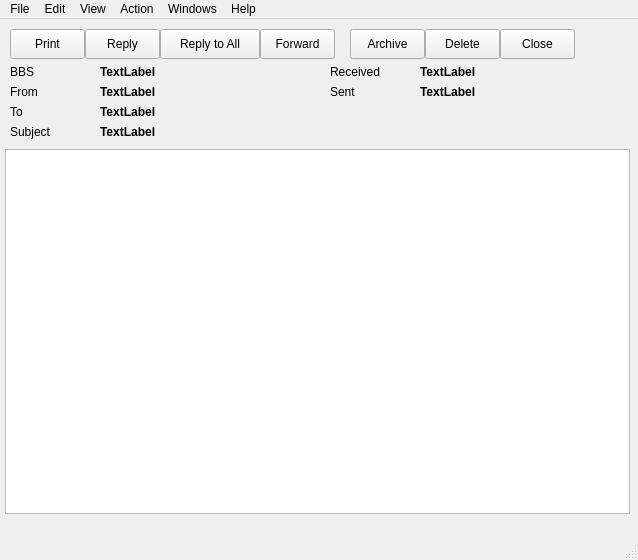
<?xml version="1.0" encoding="UTF-8"?>
<ui version="4.0">
 <class>ReadMessageDialogClass</class>
 <widget class="QMainWindow" name="ReadMessageDialogClass">
  <property name="geometry">
   <rect>
    <x>0</x>
    <y>0</y>
    <width>638</width>
    <height>560</height>
   </rect>
  </property>
  <property name="windowTitle">
   <string>ReadMessageDialog</string>
  </property>
  <widget class="QWidget" name="centralWidget">
   <widget class="QPlainTextEdit" name="cMessageBody">
    <property name="geometry">
     <rect>
      <x>5</x>
      <y>130</y>
      <width>625</width>
      <height>365</height>
     </rect>
    </property>
   </widget>
   <widget class="QLabel" name="label">
    <property name="geometry">
     <rect>
      <x>10</x>
      <y>45</y>
      <width>90</width>
      <height>16</height>
     </rect>
    </property>
    <property name="text">
     <string>BBS</string>
    </property>
   </widget>
   <widget class="QLabel" name="cBbs">
    <property name="geometry">
     <rect>
      <x>100</x>
      <y>45</y>
      <width>200</width>
      <height>16</height>
     </rect>
    </property>
    <property name="font">
     <font>
      <bold>true</bold>
     </font>
    </property>
    <property name="text">
     <string>TextLabel</string>
    </property>
   </widget>
   <widget class="QLabel" name="label_3">
    <property name="geometry">
     <rect>
      <x>10</x>
      <y>65</y>
      <width>90</width>
      <height>16</height>
     </rect>
    </property>
    <property name="text">
     <string>From</string>
    </property>
   </widget>
   <widget class="QLabel" name="cFrom">
    <property name="geometry">
     <rect>
      <x>100</x>
      <y>65</y>
      <width>200</width>
      <height>16</height>
     </rect>
    </property>
    <property name="font">
     <font>
      <bold>true</bold>
     </font>
    </property>
    <property name="text">
     <string>TextLabel</string>
    </property>
   </widget>
   <widget class="QLabel" name="label_5">
    <property name="geometry">
     <rect>
      <x>10</x>
      <y>85</y>
      <width>90</width>
      <height>16</height>
     </rect>
    </property>
    <property name="text">
     <string>To</string>
    </property>
   </widget>
   <widget class="QLabel" name="cTo">
    <property name="geometry">
     <rect>
      <x>100</x>
      <y>85</y>
      <width>200</width>
      <height>16</height>
     </rect>
    </property>
    <property name="font">
     <font>
      <bold>true</bold>
     </font>
    </property>
    <property name="text">
     <string>TextLabel</string>
    </property>
   </widget>
   <widget class="QLabel" name="label_7">
    <property name="geometry">
     <rect>
      <x>10</x>
      <y>105</y>
      <width>90</width>
      <height>16</height>
     </rect>
    </property>
    <property name="text">
     <string>Subject</string>
    </property>
   </widget>
   <widget class="QLabel" name="cSubject">
    <property name="geometry">
     <rect>
      <x>100</x>
      <y>105</y>
      <width>525</width>
      <height>16</height>
     </rect>
    </property>
    <property name="font">
     <font>
      <bold>true</bold>
     </font>
    </property>
    <property name="text">
     <string>TextLabel</string>
    </property>
   </widget>
   <widget class="QLabel" name="label_9">
    <property name="geometry">
     <rect>
      <x>330</x>
      <y>45</y>
      <width>90</width>
      <height>16</height>
     </rect>
    </property>
    <property name="text">
     <string>Received</string>
    </property>
   </widget>
   <widget class="QLabel" name="cReceived">
    <property name="geometry">
     <rect>
      <x>420</x>
      <y>45</y>
      <width>200</width>
      <height>16</height>
     </rect>
    </property>
    <property name="font">
     <font>
      <bold>true</bold>
     </font>
    </property>
    <property name="text">
     <string>TextLabel</string>
    </property>
   </widget>
   <widget class="QLabel" name="cSent">
    <property name="geometry">
     <rect>
      <x>420</x>
      <y>65</y>
      <width>200</width>
      <height>16</height>
     </rect>
    </property>
    <property name="font">
     <font>
      <bold>true</bold>
     </font>
    </property>
    <property name="text">
     <string>TextLabel</string>
    </property>
   </widget>
   <widget class="QLabel" name="label_12">
    <property name="geometry">
     <rect>
      <x>330</x>
      <y>65</y>
      <width>90</width>
      <height>16</height>
     </rect>
    </property>
    <property name="text">
     <string>Sent</string>
    </property>
   </widget>
   <widget class="QPushButton" name="pushButton">
    <property name="geometry">
     <rect>
      <x>10</x>
      <y>10</y>
      <width>75</width>
      <height>30</height>
     </rect>
    </property>
    <property name="text">
     <string>Print</string>
    </property>
   </widget>
   <widget class="QPushButton" name="pushButton_2">
    <property name="geometry">
     <rect>
      <x>85</x>
      <y>10</y>
      <width>75</width>
      <height>30</height>
     </rect>
    </property>
    <property name="text">
     <string>Reply</string>
    </property>
   </widget>
   <widget class="QPushButton" name="pushButton_3">
    <property name="geometry">
     <rect>
      <x>160</x>
      <y>10</y>
      <width>100</width>
      <height>30</height>
     </rect>
    </property>
    <property name="text">
     <string>Reply to All</string>
    </property>
   </widget>
   <widget class="QPushButton" name="pushButton_4">
    <property name="geometry">
     <rect>
      <x>260</x>
      <y>10</y>
      <width>75</width>
      <height>30</height>
     </rect>
    </property>
    <property name="text">
     <string>Forward</string>
    </property>
   </widget>
   <widget class="QPushButton" name="pushButton_5">
    <property name="geometry">
     <rect>
      <x>350</x>
      <y>10</y>
      <width>75</width>
      <height>30</height>
     </rect>
    </property>
    <property name="text">
     <string>Archive</string>
    </property>
   </widget>
   <widget class="QPushButton" name="pushButton_6">
    <property name="geometry">
     <rect>
      <x>425</x>
      <y>10</y>
      <width>75</width>
      <height>30</height>
     </rect>
    </property>
    <property name="text">
     <string>Delete</string>
    </property>
   </widget>
   <widget class="QPushButton" name="pushButton_7">
    <property name="geometry">
     <rect>
      <x>500</x>
      <y>10</y>
      <width>75</width>
      <height>30</height>
     </rect>
    </property>
    <property name="text">
     <string>Close</string>
    </property>
   </widget>
  </widget>
  <widget class="QStatusBar" name="statusBar"/>
  <widget class="QMenuBar" name="menuBar">
   <property name="geometry">
    <rect>
     <x>0</x>
     <y>0</y>
     <width>638</width>
     <height>33</height>
    </rect>
   </property>
   <widget class="QMenu" name="menuPrint">
    <property name="title">
     <string>File</string>
    </property>
    <addaction name="actionSend"/>
    <addaction name="separator"/>
    <addaction name="actionOpen"/>
    <addaction name="actionSave"/>
    <addaction name="actionSave_As"/>
    <addaction name="actionSave_As_No_Headers"/>
    <addaction name="separator"/>
    <addaction name="actionPrint"/>
    <addaction name="actionPrint_No_Headers"/>
    <addaction name="separator"/>
    <addaction name="actionClose"/>
   </widget>
   <widget class="QMenu" name="menuEdit">
    <property name="title">
     <string>Edit</string>
    </property>
    <addaction name="actionCut"/>
    <addaction name="actionCopy"/>
    <addaction name="actionPaste"/>
    <addaction name="separator"/>
    <addaction name="actionSelect_All"/>
    <addaction name="separator"/>
    <addaction name="actionDelete_Message"/>
   </widget>
   <widget class="QMenu" name="menuView">
    <property name="title">
     <string>View</string>
    </property>
    <addaction name="actionPacket_Header"/>
    <addaction name="actionJNOS_Line_Fix_BETA"/>
   </widget>
   <widget class="QMenu" name="menuAction">
    <property name="title">
     <string>Action</string>
    </property>
    <addaction name="actionReply"/>
    <addaction name="actionReply_to_All"/>
    <addaction name="actionForward"/>
    <addaction name="actionSet_to_Unread"/>
    <addaction name="actionResend"/>
    <addaction name="separator"/>
    <addaction name="actionAdd_Address"/>
    <addaction name="actionChange_Route"/>
    <addaction name="actionCopy_to_ICS213mm_Format"/>
    <addaction name="actionOpen_in_Form"/>
    <addaction name="separator"/>
    <addaction name="actionLine_Draw_toggle"/>
    <addaction name="actionFont"/>
    <addaction name="actionReset_Font_default"/>
   </widget>
   <widget class="QMenu" name="menuWindows">
    <property name="title">
     <string>Windows</string>
    </property>
    <addaction name="actionReset_Form_to_Normal"/>
   </widget>
   <widget class="QMenu" name="menuHelp">
    <property name="title">
     <string>Help</string>
    </property>
   </widget>
   <addaction name="menuPrint"/>
   <addaction name="menuEdit"/>
   <addaction name="menuView"/>
   <addaction name="menuAction"/>
   <addaction name="menuWindows"/>
   <addaction name="menuHelp"/>
  </widget>
  <action name="actionSend">
   <property name="text">
    <string>Send</string>
   </property>
  </action>
  <action name="actionOpen">
   <property name="text">
    <string>Open</string>
   </property>
  </action>
  <action name="actionSave">
   <property name="text">
    <string>Save</string>
   </property>
  </action>
  <action name="actionSave_As">
   <property name="text">
    <string>Save As,,,</string>
   </property>
  </action>
  <action name="actionSave_As_No_Headers">
   <property name="text">
    <string>Save As, No Headers...</string>
   </property>
  </action>
  <action name="actionPrint">
   <property name="text">
    <string>Print...</string>
   </property>
  </action>
  <action name="actionPrint_No_Headers">
   <property name="text">
    <string>Print, No Headers...</string>
   </property>
  </action>
  <action name="actionClose">
   <property name="text">
    <string>Close</string>
   </property>
  </action>
  <action name="actionCut">
   <property name="text">
    <string>Cut</string>
   </property>
  </action>
  <action name="actionCopy">
   <property name="text">
    <string>Copy</string>
   </property>
  </action>
  <action name="actionPaste">
   <property name="text">
    <string>Paste</string>
   </property>
  </action>
  <action name="actionSelect_All">
   <property name="text">
    <string>Select All</string>
   </property>
  </action>
  <action name="actionDelete_Message">
   <property name="text">
    <string>Delete Message</string>
   </property>
  </action>
  <action name="actionPacket_Header">
   <property name="text">
    <string>Packet Header</string>
   </property>
  </action>
  <action name="actionJNOS_Line_Fix_BETA">
   <property name="text">
    <string>JNOS Line Fix (BETA)</string>
   </property>
  </action>
  <action name="actionReply">
   <property name="text">
    <string>Reply</string>
   </property>
  </action>
  <action name="actionReply_to_All">
   <property name="text">
    <string>Reply to All</string>
   </property>
  </action>
  <action name="actionForward">
   <property name="text">
    <string>Forward</string>
   </property>
  </action>
  <action name="actionSet_to_Unread">
   <property name="text">
    <string>Set to Unread</string>
   </property>
  </action>
  <action name="actionResend">
   <property name="text">
    <string>Resend...</string>
   </property>
  </action>
  <action name="actionAdd_Address">
   <property name="text">
    <string>Add Address...</string>
   </property>
  </action>
  <action name="actionChange_Route">
   <property name="text">
    <string>Change Route...</string>
   </property>
  </action>
  <action name="actionCopy_to_ICS213mm_Format">
   <property name="text">
    <string>Copy to ICS213mm Format</string>
   </property>
  </action>
  <action name="actionOpen_in_Form">
   <property name="text">
    <string>Open in Form</string>
   </property>
  </action>
  <action name="actionLine_Draw_toggle">
   <property name="text">
    <string>Line Draw (toggle)</string>
   </property>
  </action>
  <action name="actionFont">
   <property name="text">
    <string>Font...</string>
   </property>
  </action>
  <action name="actionReset_Font_default">
   <property name="text">
    <string>Reset Font (default)</string>
   </property>
  </action>
  <action name="actionReset_Form_to_Normal">
   <property name="text">
    <string>Reset Form to Normal</string>
   </property>
  </action>
 </widget>
 <layoutdefault spacing="6" margin="11"/>
 <resources/>
 <connections/>
</ui>
